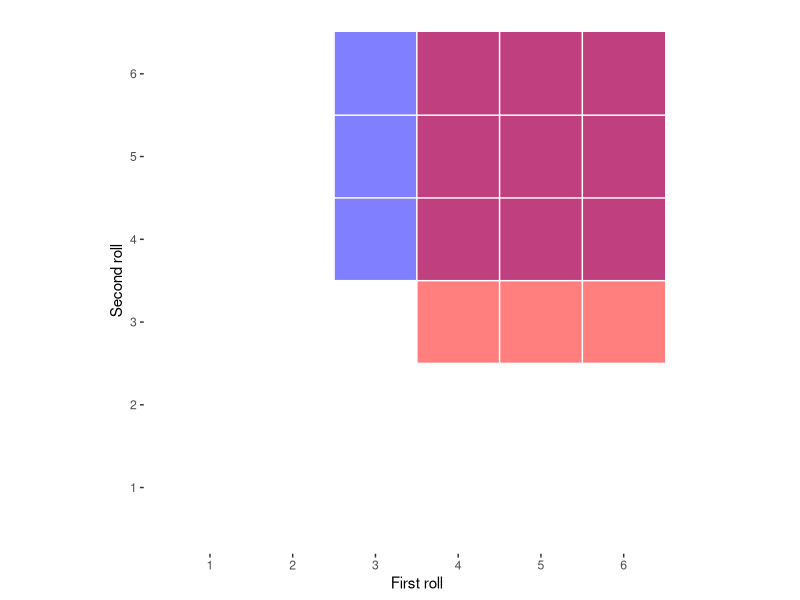

The R script that drew this image:
## ---- chunk 1
this_page = "probability"
## ---- chunk 2
dice_outcomes <- data.frame(
  Description <- c(
    "First is 3 or more, second is 4 or more", # valid outcome
    "First is 4 or more, second is 3 or more", # valid outcome
    "First is 3 or more, second is 3 or LESS", # invalid outcome
    "First is 4 or more, second is 2 or LESS", # invalid outcome
    "First is 3 or LESS, second is 4 or more", # invalid outcome
    "First is 2 or LESS, second is 3 or more", # invalid outcome
    "First is 2 or LESS, second is 2 or LESS"  # invalid outcome
  ),
  likelihood = c(
    (4/6) * (3/6), # "First is 3 or more, second is 4 or more", # valid outcome
    (3/6) * (4/6), # "First is 4 or more, second is 3 or more", # valid outcome
    (3/6) * (3/6), # "First is 3 or more, second is 3 or LESS", # invalid outcome
    (3/6) * (2/6), # "First is 4 or more, second is 2 or LESS", # invalid outcome
    (3/6) * (3/6), # "First is 3 or LESS, second is 4 or more", # invalid outcome
    (2/6) * (4/6), # "First is 2 or LESS, second is 3 or more", # invalid outcome
    (2/6) * (2/6)  # "First is 2 or LESS, second is 2 or LESS"  # invalid outcome
  )
)
knitr::kable(dice_outcomes)
sum(dice_outcomes$likelihood)
## ---- chunk 3
#| label: fig-prob-dice-outcome-likelihoods
#| fig-cap: a summary of the overlap between 2 outcomes. The likelihood of any particular dice roll is 1 out of 36 (see how there are 36 combinations in the above grid), and so you could calculate the likelihood of one dice being at least 3 and the other being at least 4 by making a grid like above and then calculating what **proportion of the area** is covered by valid rolls. If half of your rolls are valid, then half of the area would be covered. In our case, 15 out of 36 possible combinations is valid, and so 15/36 of the area in the above grid is your likelihood. **However**, this figure also visualises how mathematical shortcuts described above of the likelihood of getting an outcome can be incorrect if you make false assumptions about whether outcomes are mutually exclusive. As we can see above, the likelihood of dice 1 being 3 or above and dice 2 being 4 or above (blue) is NOT exclusive from the likelihood of dice 1 being 3 and above and dice being 3 and above (red), which is why the purple squares reflect the overlap between these outcomes. 

library(ggplot2)

ggplot() +
  geom_rect(
    mapping = aes(
      xmin = 2.5,
      xmax = 6.5,
      ymin = 3.5,
      ymax = 6.5
    ),
    fill = "blue",
    alpha = .5
  ) +
  geom_rect(
    mapping = aes(
      xmin = 3.5,
      xmax = 6.5,
      ymin = 2.5,
      ymax = 6.5
    ),
    fill = "red",
    alpha = .5
  ) +
  theme_bw() +
  theme(
    plot.background = element_blank(),
    #panel.grid.minor = element_line(color = "black", linewidth =  2),
    panel.grid.major = element_blank(),
    panel.grid.minor = element_blank(),
    panel.border = element_blank()
  ) + 
  coord_fixed() +
  xlab("First roll") +
  ylab("Second roll") + 
  geom_vline(
    xintercept =c(0.5,1.5,2.5,3.5,4.5, 5.5),
    color="white"
  ) + 
  geom_hline(
    yintercept =c(0.5,1.5,2.5,3.5,4.5, 5.5),
    color="white"
  ) +
  scale_x_continuous(breaks = seq(0, 6, by = 1)) +
  scale_y_continuous(breaks = seq(0, 6, by = 1)) 


## ---- chunk 4
(4/6) * (3/6) + # "First is 3 or more, second is 4 or more", # valid outcome
(3/6) * (4/6) - # "First is 4 or more, second is 3 or more", # valid outcome
(3/6) * 3/6     # overlap between the two valid outcomes above 
## ---- chunk 5
valid_dice <- matrix(FALSE,nrow = 6,ncol = 6)
for(i in 1:6){
  for(j in 1:6){
    if(i >= 3 & j >= 4){
      valid_dice[i,j] = TRUE
    }
    if(i >= 4 & j >= 3){
      valid_dice[i,j] = TRUE
    }
  }
}
sum(valid_dice)/ # number of valid roll combinations
36               # total number of roll combinations

## ---- chunk 6
at_least_1_fp = 
.05 * .95 * .95 + # false positive only for test 1
.95 * .05 * .95 + # false positive only for test 2
.95 * .95 * .05 + # false positive only for test 3
.05 * .05 * .95 + # false positive only for test 1 and 2
.05 * .95 * .05 + # false positive only for test 1 and 3
.95 * .05 * .05 + # false positive only for test 2 and 3
.05 * .05 * .05   # false positive only for test all tests
at_least_1_fp
## ---- chunk 7
.95 * .95 * .95 + # zero false positives
  at_least_1_fp
## ---- chunk 8
1 - (.95 * .95 * .95)
